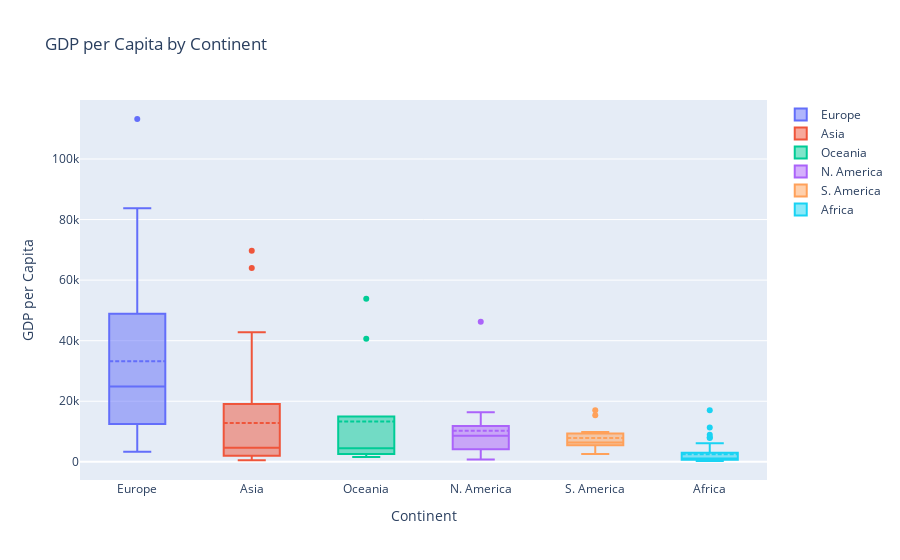

Source (notebook cell):
### Code cell
european = df['gdp'].loc[df['continent'] == 'europe'].values
asian = df['gdp'].loc[df['continent'] == 'asia'].values
african = df['gdp'].loc[df['continent'] == 'africa'].values
s_american = df['gdp'].loc[df['continent'] == 'south america'].values
n_american = df['gdp'].loc[df['continent'] == 'north america'].values
oceanian = df['gdp'].loc[df['continent'] == 'oceania'].values

trace0 = go.Box(y = european, name = 'Europe', boxmean = True)
trace1 = go.Box(y = asian, name = 'Asia', boxmean = True)
trace2 = go.Box(y = oceanian, name = 'Oceania', boxmean = True)
trace3 = go.Box(y = n_american, name = 'N. America', boxmean = True)
trace4 = go.Box(y = s_american, name = 'S. America', boxmean = True)
trace5 = go.Box(y = african, name = 'Africa', boxmean = True)




data = [trace0, trace1, trace2, trace3, trace4, trace5]

layout = go.Layout(title = 'GDP per Capita by Continent',
                  xaxis = dict(title = 'Continent'),
                  yaxis = dict(title = 'GDP per Capita'))

fig = go.Figure(data = data, layout = layout)
iplot(fig)

### Figure 1 — Plotly figure (JSON) as saved in the notebook; plotly's stock layout.template omitted (floating-point values rounded to 4 significant figures)
{"data": [{"boxmean": true, "name": "Europe", "type": "box", "y": [113196, 83716, 77975, 77771, 67037, 59795, 52367, 51241, 50022, 48868, 47279, 46563, 45175, 41760, 41030, 32946, 30650, 29961, 26170, 23523, 23030, 19974, 19547, 19266, 18171, 17463, 14949, 14901, 12482, 9518, 8703, 7397, 6603, 6096, 5741, 5372, 3592, 3300]}, {"boxmean": true, "name": "Asia", "type": "box", "y": [69687, 63987, 42823, 40846, 37749, 31430, 29266, 27871, 27719, 25273, 24827, 22865, 17791, 15562, 11162, 11136, 10098, 9654, 9139, 8957, 7816, 7791, 5738, 5506, 4689, 4527, 4386, 4289, 4163, 4132, 3946, 3423, 3294, 2740, 2670, 2171, 1905, 1831, 1620, 1388, 1292, 1244, 1047, 943, 877, 513, 1700, 2032, 2035]}, {"boxmean": true, "name": "Oceania", "type": "box", "y": [53825, 40634, 6379, 4862, 4500, 3260, 2742, 2246, 1574]}, {"boxmean": true, "name": "N. America", "type": "box", "y": [46212, 16365, 16245, 12014, 11381, 10118, 8629, 5460, 4925, 4616, 4008, 2548, 1919, 784, 8822]}, {"boxmean": true, "name": "S. America", "type": "box", "y": [17029, 15399, 9887, 8796, 7046, 6508, 6310, 6249, 5692, 5252, 3670, 2547]}, {"boxmean": true, "name": "Africa", "type": "box", "y": [17052, 11360, 8927, 8112, 7859, 6100, 5842, 5019, 3980, 3345, 3287, 3046, 3037, 2936, 2223, 2222, 1997, 1514, 1427, 1392, 1349, 1338, 1307, 1216, 1104, 981, 953, 924, 861, 859, 824, 786, 770, 717, 714, 703, 671, 546, 500, 484, 463, 447, 405, 370, 342, 309, 275, 315, 716]}], "layout": {"title": {"text": "GDP per Capita by Continent"}, "xaxis": {"title": {"text": "Continent"}}, "yaxis": {"title": {"text": "GDP per Capita"}}}}
